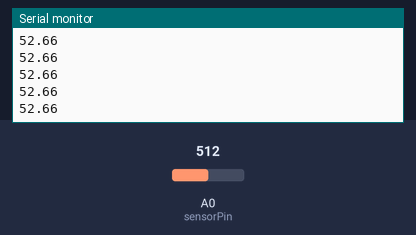
Bench run of a sketch on a simulated Arduino Uno, built with avr-gcc and run on an emulated ATmega328P. Shown: the last lines printed to the serial monitor. Inputs (shaded band) come from the test bench; at power-on: A0 (sensorPin) = 512.

Above: at 1.2 s.
1.3 s: A0 (sensorPin) set to 716
At 2.4 s:
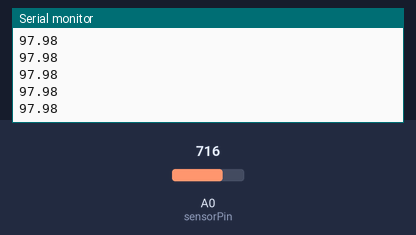
2.8 s: A0 (sensorPin) set to 900
At 3.7 s:
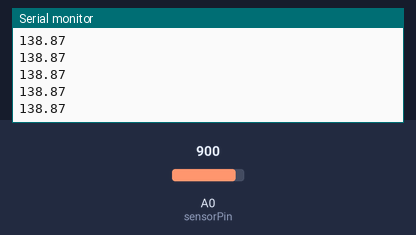
Timing chart, 0 to 5.8 s (numbered marks = the images above; inputs shaded):
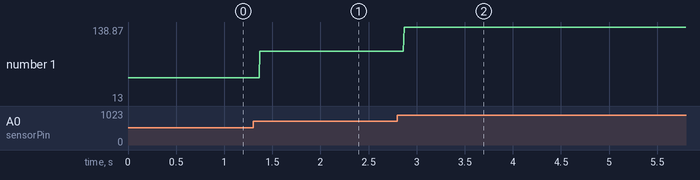

The sketch:

temp-duino.ino
```cpp
/**
 *	@file		temp-duino.ino
 *	@version	1.0
 *
 *	@author		Francesco Vitullo
 *	@note		Temperature Email Alarm with Arduino
 */

int sensorPin = A0;    //Insert sensor pin
int sensorValue = 0;  //Sensor value

//Initialize communication
void setup() {
  Serial.begin(9600);
}

//Loop code communicating values
void loop() {
  sensorValue = analogRead(sensorPin);
  Serial.println((sensorValue*0.2222)- 61.111);
}
```

Measured:
- after the input at 1.3 s, the serial monitor: prints a new line after 0.07 s (image 1)
- after the input at 2.8 s, the serial monitor: prints a new line after 0.07 s (image 2)
- plotted number 1: 52.66 → 97.98 after the input at 1.3 s, 97.98 → 13 after the input at 2.8 s
